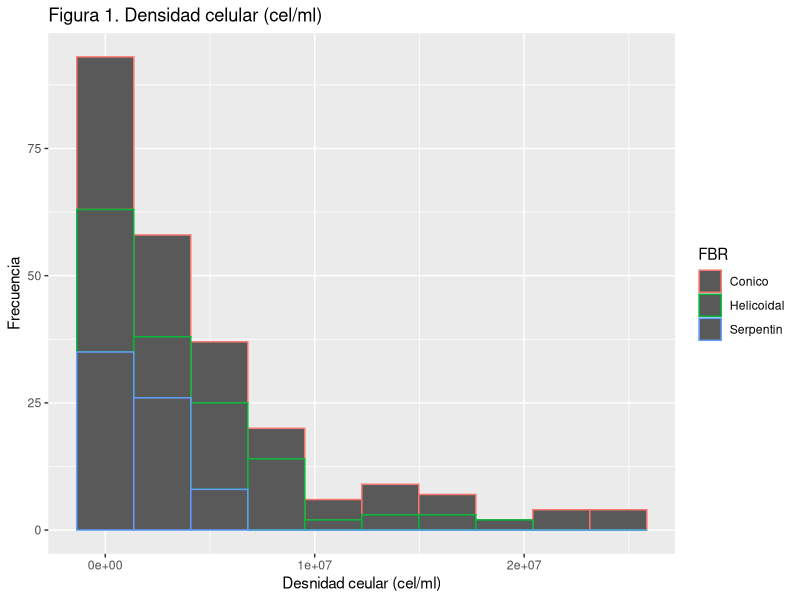
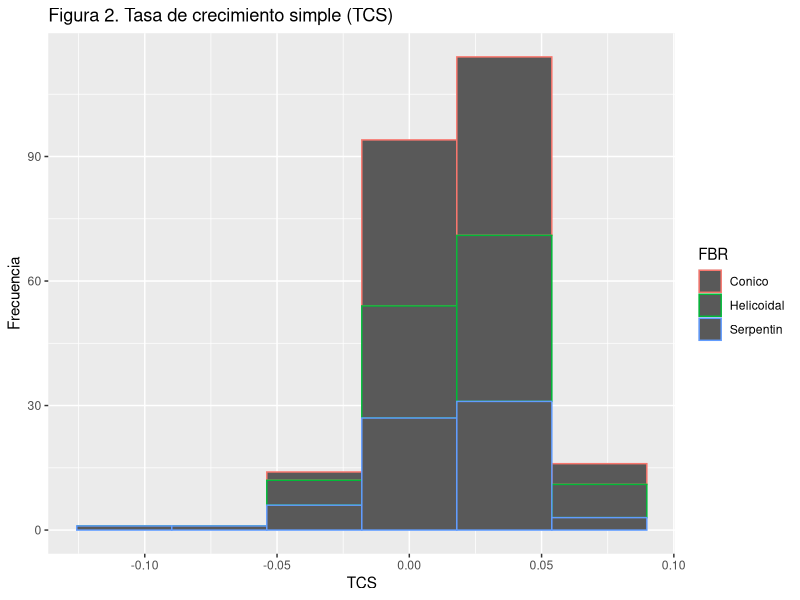
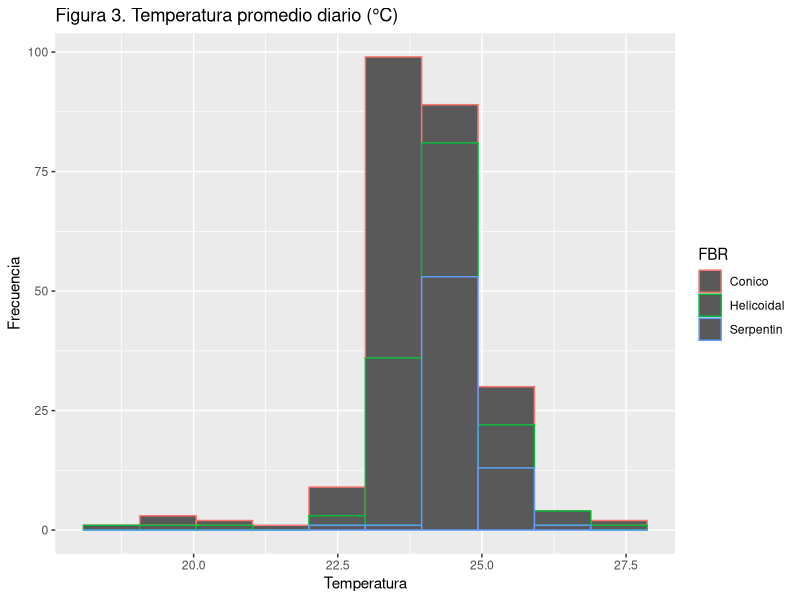
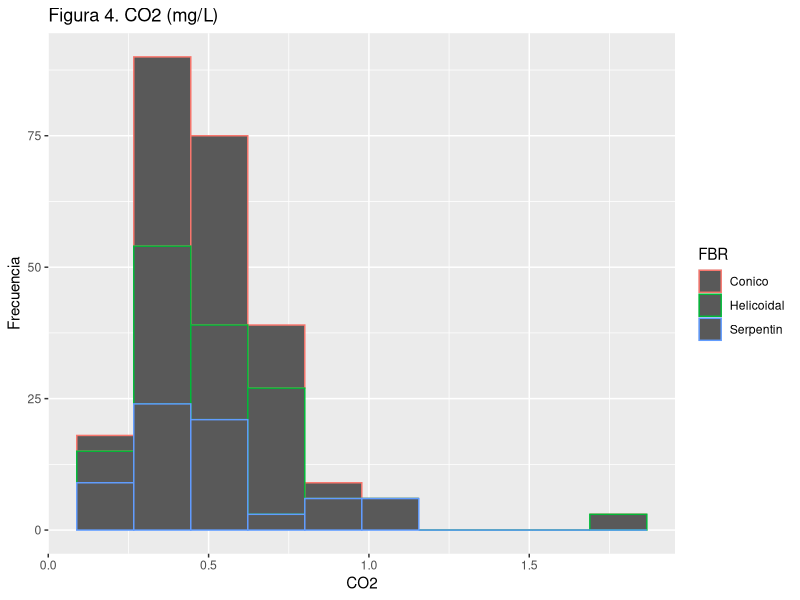
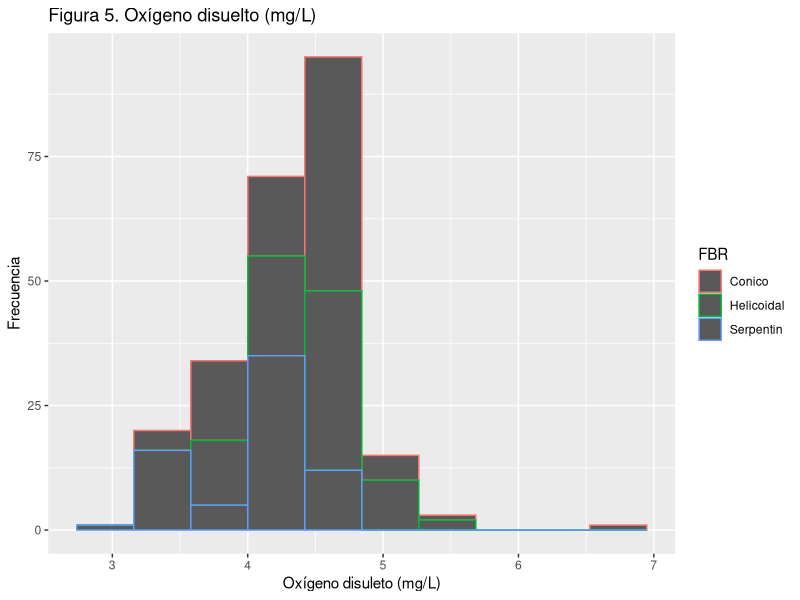
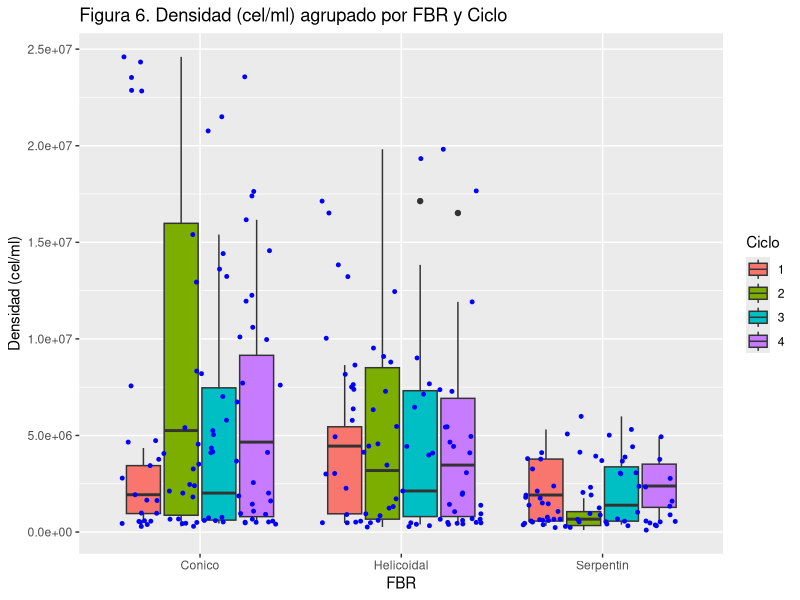
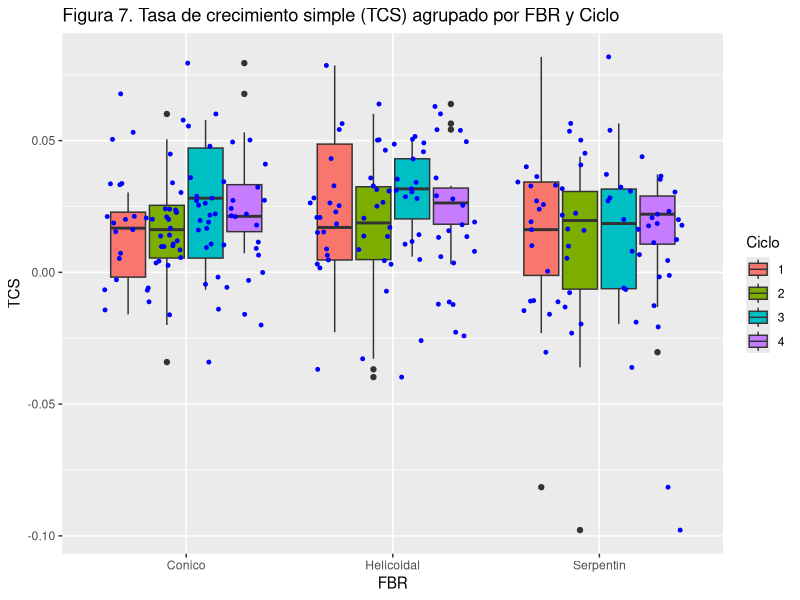
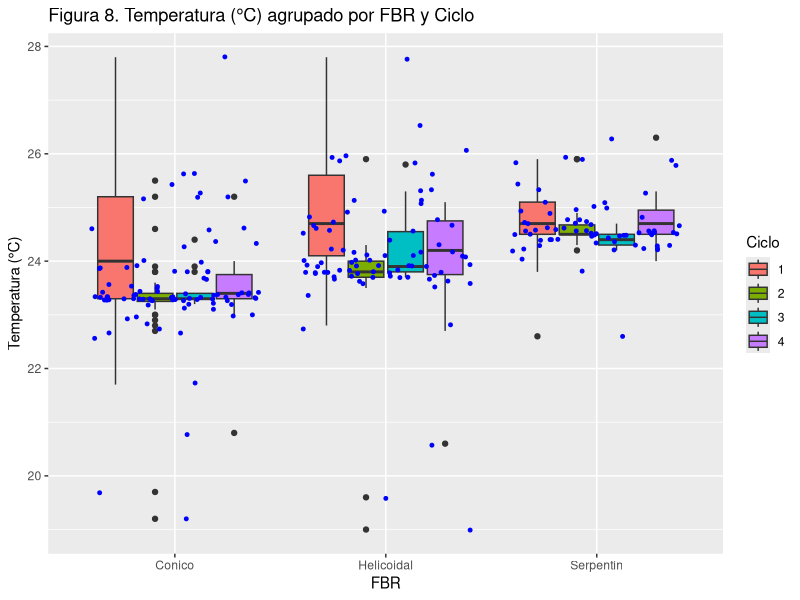

These charts were generated, in order, by the following R code: (Note: this script raises an error after producing the figures.)
## ---- chunk 1
knitr::opts_chunk$set(echo =TRUE)

library(stats)
library(ggplot2)
library(psych)
library(readxl)
## ---- chunk 2
Chlorella <- read_excel("Chlorella.xlsx", na="NA")
Chlorella_mod <- na.omit(Chlorella)
Chlorella_mod$FBR <- as.factor(Chlorella_mod$FBR)
Chlorella_mod$Ciclo <- as.factor(Chlorella_mod$Ciclo)
Chlorella_mod$Dias <- as.factor(Chlorella_mod$Dias)
Chlorella_mod$Muestra <- as.factor(Chlorella_mod$Muestra)
summary(Chlorella_mod)
str(Chlorella_mod)
table(Chlorella_mod$FBR)
table(Chlorella_mod$Ciclo)
table(Chlorella_mod$Dias)
table(Chlorella_mod$Muestra)
## ---- chunk 3
Chlorella_mod <- data.frame(Chlorella_mod)
ggplot(Chlorella_mod, aes(x=Densidad)) +
  geom_histogram(aes(color=FBR), bins=10) + 
  labs(title = "Figura 1. Densidad celular (cel/ml)", x="Desnidad ceular (cel/ml)", y="Frecuencia")

ggplot(Chlorella_mod, aes(x=TCS)) +
  geom_histogram(aes(color=FBR), bins=6, na.rm = TRUE) +
  labs(title = "Figura 2. Tasa de crecimiento simple (TCS)", y="Frecuencia")

ggplot(Chlorella_mod, aes(x=Temperatura)) +
  geom_histogram(aes(color=FBR), bins=10) +
  labs(title = "Figura 3. Temperatura promedio diario (°C)", y="Frecuencia")

ggplot(Chlorella_mod, aes(x=CO2)) +
  geom_histogram(aes(color=FBR), bins=10) +
  labs(title = "Figura 4. CO2 (mg/L)", y="Frecuencia")

ggplot(Chlorella_mod, aes(x=OD)) +
  geom_histogram(aes(color=FBR), bins=10) +
  labs(title = "Figura 5. Oxígeno disuelto (mg/L)", x="Oxígeno disuleto (mg/L)", y="Frecuencia")
## ---- chunk 4
ggplot(Chlorella_mod, aes(x=FBR, y=Densidad)) +
  geom_boxplot(aes(fill=Ciclo)) +
  geom_jitter(color="blue", size=1, alpha=2) +
  labs(title = "Figura 6. Densidad (cel/ml) agrupado por FBR y Ciclo", y="Densidad (cel/ml)")

ggplot(Chlorella_mod, aes(x=FBR, y=TCS)) +
  geom_boxplot(aes(fill=Ciclo), na.rm=TRUE) +
  geom_jitter(color="blue", size=1, alpha=2) +
  labs(title = "Figura 7. Tasa de crecimiento simple (TCS) agrupado por FBR y Ciclo", y="TCS")

ggplot(Chlorella_mod, aes(x=FBR, y=Temperatura)) +
  geom_boxplot(aes(fill=Ciclo)) +
  geom_jitter(color="blue", size=1, alpha=2) +
  labs(title = "Figura 8. Temperatura (°C) agrupado por FBR y Ciclo", y="Temperatura (°C)")

ggplot(Chlorella_mod, aes(x=FBR, y=CO2)) +
  geom_boxplot(aes(fill=Ciclo)) +
  geom_jitter(color="blue", size=1, alpha=2) +
  labs(title = "Figura 9. CO2 (mg/L) agrupado por FBR y Ciclo", y="CO2 (mg/L)")

ggplot(Chlorella_mod, aes(x=FBR, y=OD)) +
  geom_boxplot(aes(fill=Ciclo)) +
  geom_jitter(color="blue", size=1, alpha=2) +
  labs(title = "Figura 10. Oxígeno disuelto (mg/L) agrupado por FBR y Ciclo", y="OD (mg/L)")

## ---- chunk 5
ggplot(Chlorella_mod, aes(x=Temperatura, y=Densidad)) +
  geom_point(aes(color=FBR)) +
  geom_smooth(span=0.2) +
  labs(title = "Figura 11. Relación entre Temperatura (°C) y Densidad (cel/ml) agrupadas por FBR")

ggplot(Chlorella_mod, aes(x=CO2, y=Densidad)) +
  geom_point(aes(color=FBR)) +
  geom_smooth(span=0.2) +
  labs(title = "Figura 12. Relación entre CO2 (mg/L) y Densidad (cel/ml) agrupadas por FBR")

ggplot(Chlorella_mod, aes(x=OD, y=Densidad)) +
  geom_point(aes(color=FBR)) +
  geom_smooth(span=0.2) +
  labs(title = "Figura 13. Relación entre Oxígeno disuelto (mg/l) y Densidad (cel/ml) agrupadas por FBR")

## ---- chunk 6
plot(density(Chlorella_mod$Densidad), main = "Figura 13. Función de densidad para la variable Densidad (cel/ml)", y="Densidad")
plot(density(Chlorella_mod$TCS), main = "Figura 14. Función de densidad para la variable Tasa de Crecimiento Simple", y="Densidad")
plot(density(Chlorella_mod$Temperatura), main = "Figura 15. Función de densidad para la variable Temperatura (°C)", y="Densidad")
plot(density(Chlorella_mod$CO2), main = "Figura 16. Función de densidad para la variable CO2 (mg/ml))", y="Densidad")
plot(density(Chlorella_mod$OD), main = "Figura 17. Función de densidad para la variable Oxígeno disuelto (mg/ml)", y="Densidad")

plot(ecdf(Chlorella_mod$Densidad), main = "Figura 18. Función de probabilidad acumulada para la variable Densidad (cel/ml)")
plot(ecdf(Chlorella_mod$TCS), main = "Figura 19. Función de probabilidad acumulada para la variable Tasa de Crecimiento Simple")
plot(ecdf(Chlorella_mod$Temperatura), main = "Figura 20. Función de probabilidad acumulada para la variable Temperatura")
plot(ecdf(Chlorella_mod$CO2), main = "Figura 21. Función de probabilidad acumulada para la variable CO2")
plot(ecdf(Chlorella_mod$OD), main = "Figura 22. Función de probabilidad acumulada para la variable Oxígeno Disuelto")

## ---- chunk 7
pairs.panels(Chlorella_mod[,], smooth = TRUE, density = TRUE, method="pearson", font=2, main="Figura 23. Matriz de correlaciones")


Tabla_Densidad <- Chlorella_mod %>% filter(FBR == "Helicoidal") %>%
  summarize("Media" = mean(Densidad),
            "SD" = sd(Densidad),
            "Máximo" = max(Densidad),
            "Mínimo" = min(Densidad))

Densidad%>% 
  mutate(Promedio_Densidad = mean(Densidad))
